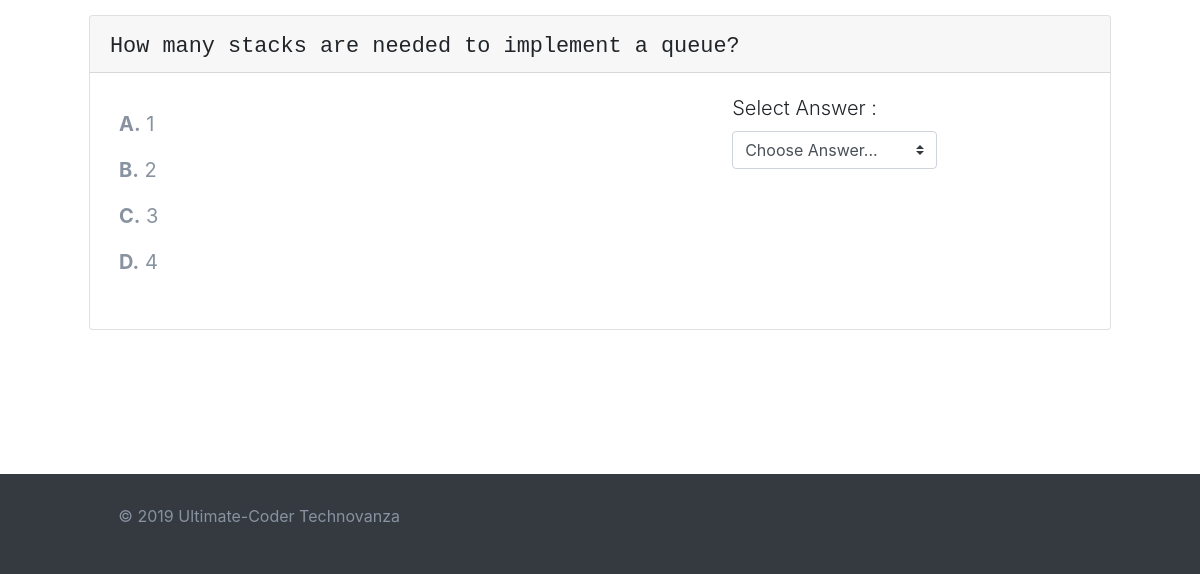
Page /quiz.php (lower part) on the earlier database version.
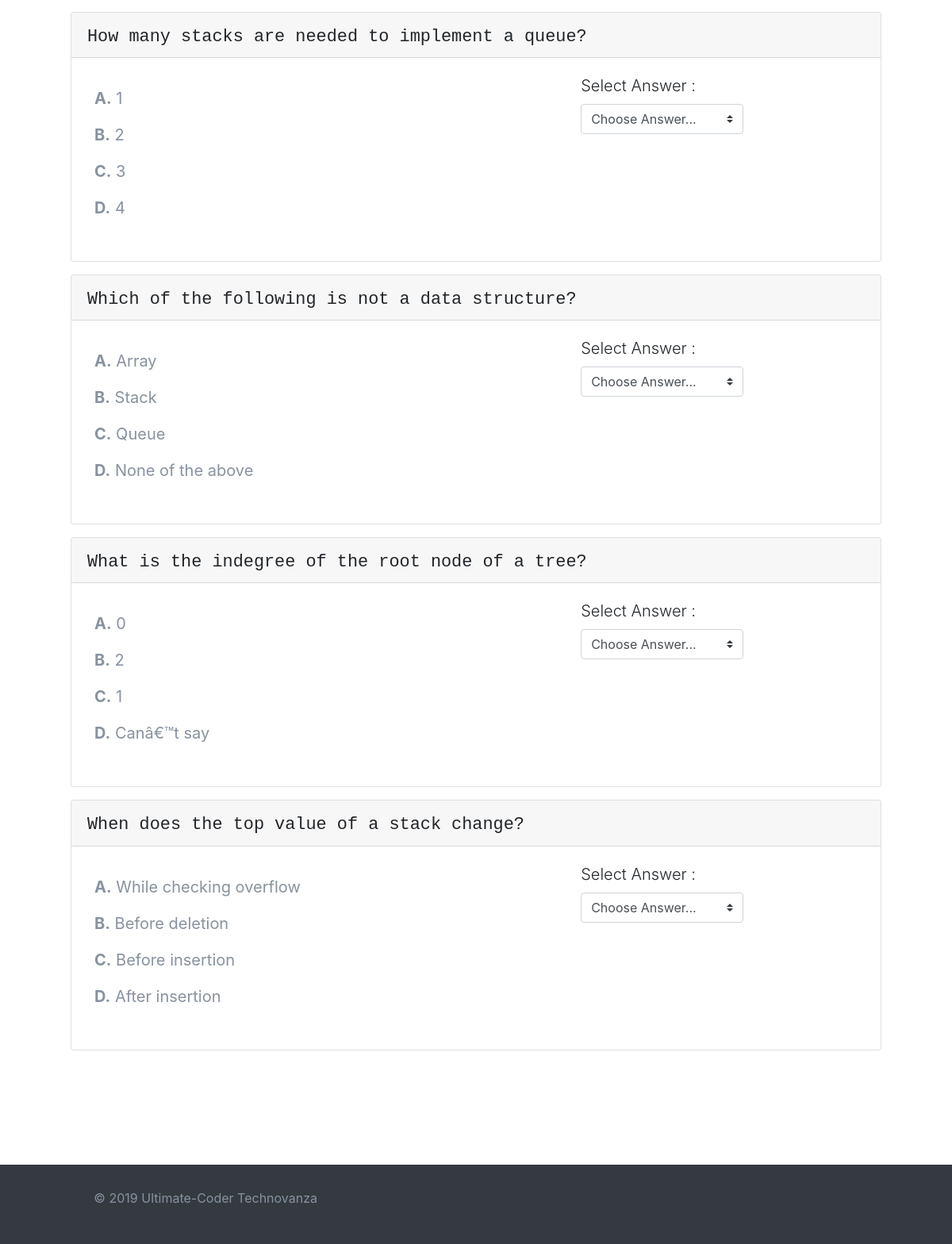
Same page on the later database version.
### tables this page shows
CREATE TABLE `uc_question` (
  `question_id` int(11) NOT NULL,
  `question_type` tinyint(5) NOT NULL,
  `question_mark` tinyint(10) NOT NULL,
  `question` text NOT NULL,
  `option_1` varchar(100) NOT NULL,
  `option_2` varchar(100) NOT NULL,
  `option_3` varchar(100) NOT NULL,
  `option_4` varchar(100) NOT NULL,
  `correct_option` tinyint(5) NOT NULL
);

### quiz.php (the view, shortened to what this page needs)
<?php
    include 'db/db.php';
?>
<!DOCTYPE html>
<html lang="en">
<head>
    <link type="text/css" rel="stylesheet" href="css/froala_blocks.css">
    <link type="text/css" rel="stylesheet" href="css/bootstrap.css">
    <link rel="stylesheet" type="text/css" href="css/demo.css" />
	<link rel="stylesheet" type="text/css" href="css/component.css" />
</head>
    <body>
        <section>
            <div id="tabs" class="tabs">
				<form class="content" name="quiz"  id="quiz" action="quiz_submit.php" method="POST">
					<section id="section-1">
						<div class="container my-3">
								<div id="test"  class="card-body">
									<?php
										$questions = "SELECT * FROM uc_question";
										$result = mysqli_query($conn,$questions);
										while ($row = mysqli_fetch_assoc($result)) {
											if($row['question_type'] == 1){
											echo "<div class='card my-3 mx-4'>
													<h5 class='card-header' style='font-size:25px;'>".$row['question']."</h5>
													<div class='card-body'>
														<div class='row'>
															<div class='mx-4 my-3 col-md-5'>
																<div class='row'>
																	<p><b>A.</b> ".$row['option_1']."</p>
																</div>
																<div class='row'>
																	<p><b>B.</b> ".$row['option_2']."</p>
																</div>
																<div class='row'>
																	<p><b>C.</b> ".$row['option_3']."</p>
																</div>
																<div class='row'>
																	<p><b>D.</b> ".$row['option_4']."</p>
																</div>
															</div>
															<div class='offset-2 col-md-3'>
																<div class='row'>
																	<label class='mr-sm-2' for='inlineFormCustomSelect'>Select Answer :</label>
																	<select class='custom-select mr-sm-5' id='inlineFormCustomSelect'  name='answer[]'>
																		<option selected>Choose Answer...</option>
																		<option>A</option>
																		<option>B</option>
																		<option>C</option>
																		<option>D</option>
																	</select>
																</div>
															</div>
														</div>
														<input type='hidden' name='question_id[]' value='".$row['question_id']."'>
														<input type='hidden' name='correct_option[]' value='".$row['correct_option']."'>
														<input type='hidden' name='marks[]' value='".$row['question_mark']."'>
													</div>
												</div>";
											}
										}
									?>
								</div>
							</div>
					</section>
				</form>
			</div>
        </section>
        <footer class="fdb-block footer-small bg-dark" data-block-type="footers" data-id="5">
            <div class="container">
                <div class="col-12 col-md-4 mt-4 mt-md-0 text-center text-md-right" style="z-index: 10000;"><p>© 2019 Ultimate-Coder Technovanza</p></div>
            </div>
        </footer>
    </body>
</html>

Differences in the rows shown:
added uc_question: question "Which of the following is not a data structure?", option_1 "Array", option_2 "Stack", option_3 "Queue", option_4 "None of the above"
added uc_question: question "What is the indegree of the root node of a tree?", option_1 "0", option_2 "2", option_3 "1", option_4 "Canâ€™t say"
added uc_question: question "When does the top value of a stack change?", option_1 "While checking overflow", option_2 "Before deletion", option_3 "Before insertion", option_4 "After insertion"
